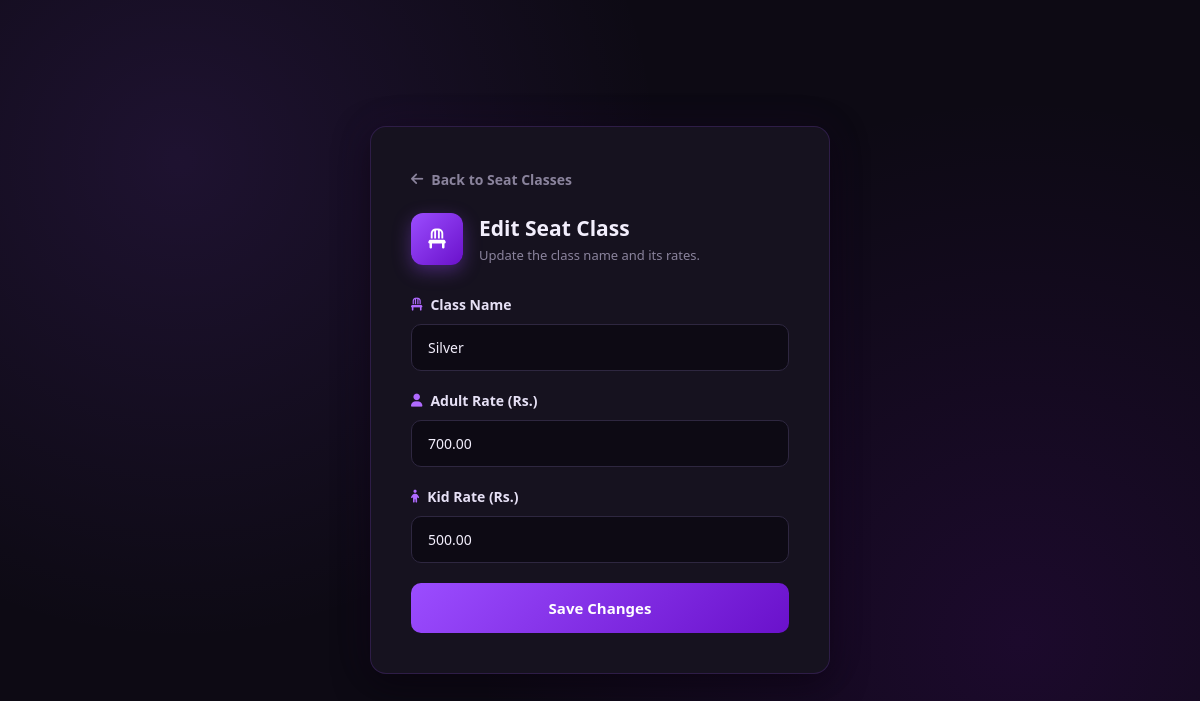
The app's page /Dashboard/edit_seatclass.php?id=3 with its own data.
### tables this page shows
CREATE TABLE `seat_classes` (
  `id` int(11) NOT NULL,
  `class_name` varchar(60) NOT NULL,
  `adult_price` decimal(10,2) NOT NULL,
  `kid_price` decimal(10,2) NOT NULL
);

### Dashboard/edit_seatclass.php (the view, shortened to what this page needs)
<?php
include_once "../connect.php";
$id = (int)$_GET["id"];
$query = "SELECT * FROM seat_classes WHERE id = $id";
$result = mysqli_query($conn, $query);
$seatclass = mysqli_fetch_assoc($result);
?>
<!DOCTYPE html>
<html lang="en">
<head>
    <link rel="stylesheet" href="https://cdnjs.cloudflare.com/ajax/libs/font-awesome/6.5.1/css/all.min.css">
    <link rel="stylesheet" href="style.css">
</head>
<body class="form-page-body">
    <div class="form-card">
        <a href="view_seatclasses.php" class="back-link"><i class="fa-solid fa-arrow-left"></i> Back to Seat Classes</a>
        <div class="card-header">
            <div class="header-icon"><i class="fa-solid fa-chair"></i></div>
            <div>
                <h1>Edit Seat Class</h1>
                <p>Update the class name and its rates.</p>
            </div>
        </div>
        <form method="POST" action="edit_seatclass.php?id=<?php echo $id; ?>">
            <div class="field-group">
                <label><i class="fa-solid fa-chair"></i> Class Name</label>
                <input type="text" name="classname" value="<?php echo htmlspecialchars($seatclass["class_name"]); ?>" required>
            </div>
            <div class="field-group">
                <label><i class="fa-solid fa-user"></i> Adult Rate (Rs.)</label>
                <input type="number" step="0.01" min="0" name="adultprice" value="<?php echo htmlspecialchars($seatclass["adult_price"]); ?>" required>
            </div>
            <div class="field-group">
                <label><i class="fa-solid fa-child"></i> Kid Rate (Rs.)</label>
                <input type="number" step="0.01" min="0" name="kidprice" value="<?php echo htmlspecialchars($seatclass["kid_price"]); ?>" required>
            </div>
            <button type="submit" name="sub" value="1" class="submit-btn">Save Changes</button>
        </form>
    </div>
</body>
</html>

### Dashboard/style.css (style rules this page uses)
* { margin: 0; padding: 0; box-sizing: border-box; font-family: 'Segoe UI', Arial, sans-serif; }
a { text-decoration: none; }
.form-card { max-width: 500px; width: 100%; background: #12081f; border: 1px solid #2a1a3d; padding: 32px; border-radius: 14px; box-shadow: 0 8px 30px rgba(0,0,0,0.5); animation: fadeInUp 0.4s ease; }
.back-link { display: inline-flex; align-items: center; gap: 6px; font-size: 13px; color: #9584b0; text-decoration: none; margin-bottom: 18px; font-weight: 600; }

### Dashboard/edit_seatclass.php (style rules this page uses)
body.form-page-body { background-color: #0d0a14; background-image: radial-gradient(circle at 15% 20%, rgba(155, 77, 255, 0.12), transparent 40%), radial-gradient(circle at 85% 80%, rgba(114, 9, 183, 0.15), transparent 45%); min-height: 100vh; display: flex; align-items: center; justify-content: center; padding: 40px 20px; }
.form-card { background: #16121f; border: 1px solid rgba(155, 77, 255, 0.18); border-radius: 16px; box-shadow: 0 10px 34px rgba(0,0,0,0.5), 0 0 40px rgba(114, 9, 183, 0.08); padding: 40px; max-width: 460px; width: 100%; }
.form-card .back-link { display: inline-flex; align-items: center; gap: 8px; color: #8a839c; font-size: 14px; margin-bottom: 24px; text-decoration: none; transition: color 0.2s ease; }
.form-card .card-header { display: flex; align-items: center; gap: 16px; margin-bottom: 30px; }
.form-card .header-icon { width: 52px; height: 52px; border-radius: 12px; background: linear-gradient(135deg, #9b4dff, #6a11cb); color: #fff; display: flex; align-items: center; justify-content: center; font-size: 20px; flex-shrink: 0; box-shadow: 0 6px 18px rgba(155, 77, 255, 0.35); }
.form-card .card-header h1 { font-size: 21px; color: #f2eefc; margin-bottom: 4px; }
.form-card .card-header p { font-size: 13px; color: #8a839c; }
.form-card .field-group { margin-bottom: 20px; }
.form-card .field-group label { display: flex; align-items: center; gap: 8px; font-size: 14px; font-weight: 600; color: #e6e0f5; margin-bottom: 10px; }
.form-card .field-group label i { color: #b06aff; font-size: 13px; }
.form-card .field-group input { width: 100%; padding: 13px 16px; background: #0d0a14; border: 1px solid #2e2740; border-radius: 10px; font-size: 14px; font-family: inherit; color: #f2eefc; outline: none; transition: border-color 0.2s ease, box-shadow 0.2s ease; }
.form-card .field-group input::placeholder { color: #635b78; }
.form-card .submit-btn { width: 100%; background: linear-gradient(135deg, #9b4dff, #6a11cb); color: #fff; border: none; padding: 15px; border-radius: 10px; font-size: 15px; font-weight: 700; cursor: pointer; transition: filter 0.2s ease, transform 0.2s ease; }

### records on screen
seat_classes: classname "Silver", adultprice "700.00", kidprice "500.00"
